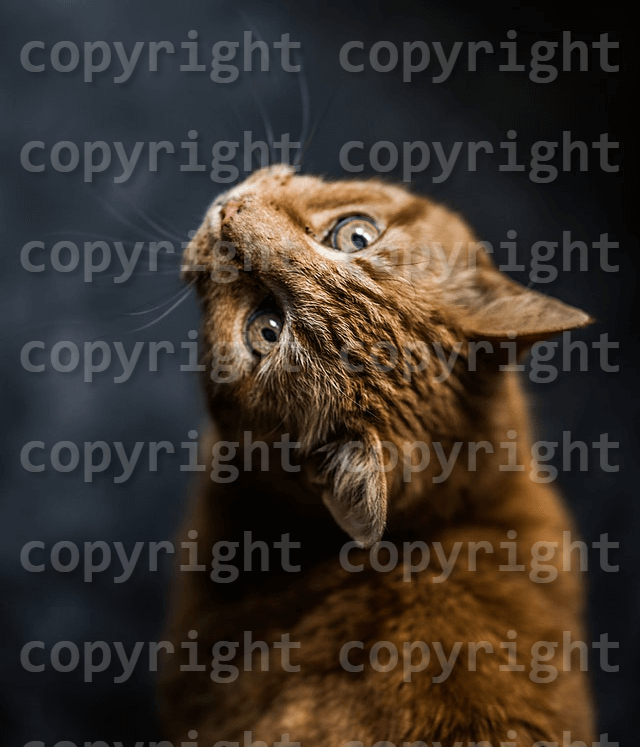
#> input picture secret.png, 640 x 747 px
$ python enc_n_dec.py
#> lines starting #> are read from the running program, lines starting #| are printed output that depends on the picture
#> the answer given: secret.png
import cv2
import numpy as np
import matplotlib.pyplot as plt
import hashlib
from cryptography.hazmat.primitives.kdf.pbkdf2 import PBKDF2HMAC
from cryptography.hazmat.backends import default_backend
from cryptography.hazmat.primitives import hashes


# === AES Key Derivation ===
# [45 lines left out: functions derive_aes_key, generate_chaos_params, henon_map, logistic_map, not called in this run]


# === Load grayscale image ===
def load_image_grayscale(path):
#> called with path = 'secret.png'
    img = cv2.imread(path, cv2.IMREAD_UNCHANGED)
#> img is the input picture: shape (747, 640, 3); mean B, G, R 43.2, 50.1, 58.2
    if img is None:
        raise ValueError("Image not found")
    if len(img.shape) == 2:
        return img  # Already grayscale
    elif len(img.shape) == 3:
        return cv2.cvtColor(img, cv2.COLOR_BGR2GRAY)
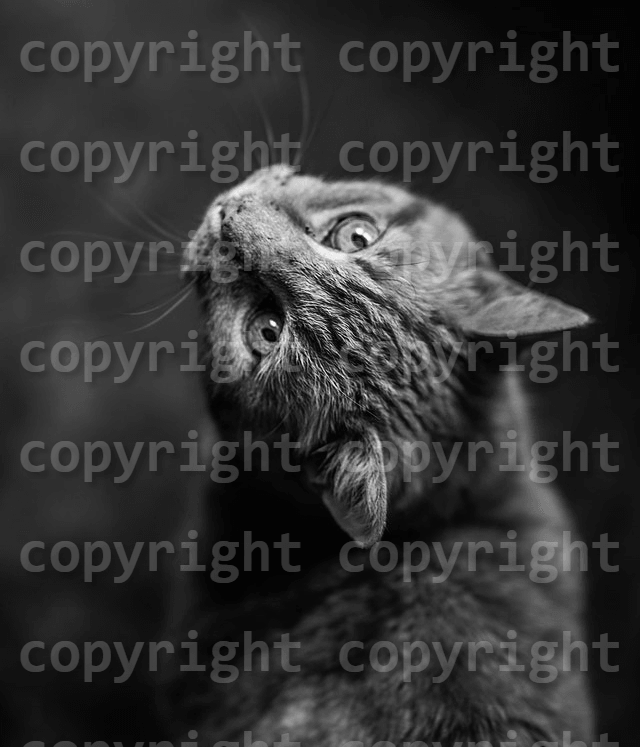
#> returned value: shape (747, 640); min 3, max 248, mean 51.8
    else:
        raise ValueError("Unsupported image format")


# === Encrypt ===
# [42 lines left out: functions encrypt_image, decrypt_image, not called in this run]


# === Main Program ===
if __name__ == "__main__":
    image_path = input("Enter path to image: ").strip()
    img = load_image_grayscale(image_path)


#> (the run stopped early here; a loop or call above may not have finished)
